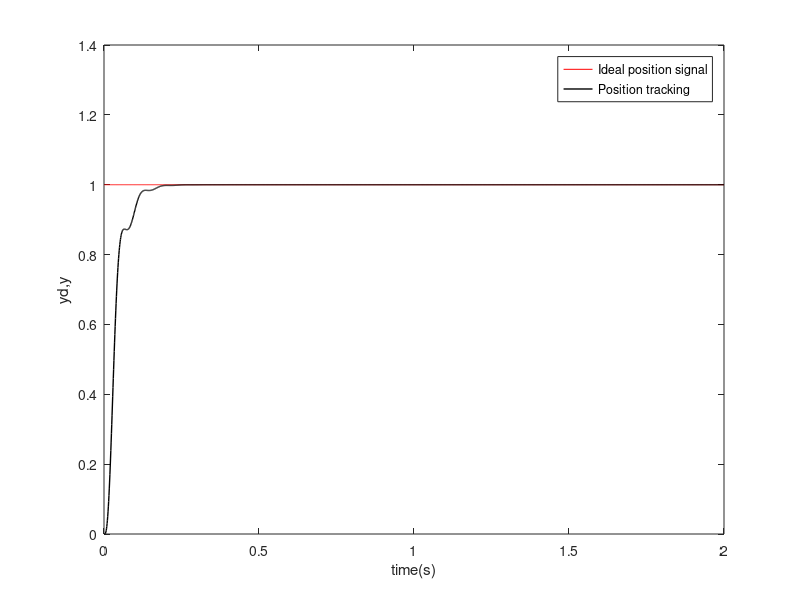

The MATLAB source for this figure:
close all;
clear; clc;

% uncomment the following line if you are using Octave.
% pkg load control

%% parameters
dt = 0.001;   % sampling period

% initial values
u_1 = 0.0;    % u(k-1)
u_2 = 0.0;    % u(k-2)
u_3 = 0.0;    % u(k-3)

x_1 = 0.0;    % x(k-1)
x_2 = 0.0;    % x(k-2)
x_3 = 0.0;    % x(k-3)

e_curr = 0; % current error
e_last = 0; % last error
e_sum = 0;  % interation
e_diff = 0; % differential

% gain parameters
kp = 0.5;
ki = 0.001;
kd = 0.001; 

%% system discretization
sys = tf(5.235e005,[1,87.35,1.047e004,0]);
dsys = c2d(sys,dt,'z');
[num,den] = tfdata(dsys,'v');
n = size(num, 2);
num = num(n-2:n);

for k=1:1:2000
time(k)=k*dt;
   
% controller
u(k) = kp*e_curr + ki*e_sum + kd*e_diff;

%Linear model
x(k)=-den(2)*x_1-den(3)*x_2-den(4)*x_3+num(1)*u_1+num(2)*u_2+num(3)*u_3;

% data recording
xd(k) = 1;  % step singal
error(k) = xd(k)-x(k);

% update
e_last = e_curr;
e_curr = error(k);
e_sum = e_sum + e_curr*dt;
e_diff = (e_curr - e_last)/dt;

u_3 = u_2; u_2 = u_1; u_1 = u(k);
x_3 = x_2; x_2 = x_1; x_1 = x(k);

end
figure(1);
plot(time,xd,'r',time,x,'k','linewidth',1);
xlabel('time(s)');ylabel('yd,y');
legend('Ideal position signal','Position tracking');
